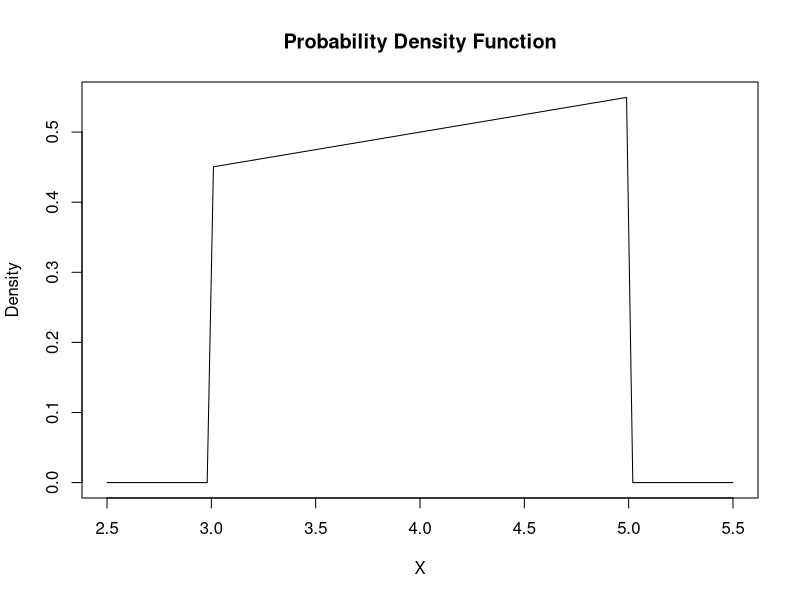

This chart was generated by the following R code:
# Define the density function
f <- function(x) {
  ifelse(x >= 3 & x <= 5, 0.05 * x + 0.3, 0)
}

# Graph the pdf
curve(f, from = 2.5, to = 5.5, ylab = "Density", xlab = "X", main = "Probability Density Function")

# Verify that the total area under the density curve is 1
area <- integrate(f, 3, 5)$value
area  # This should output 1

# Calculate P(X ≤ 4)
P_X_leq_4 <- integrate(f, 3, 4)$value

# Calculate P(X < 4)
P_X_lt_4 <- integrate(f, 3, 4)$value  # Same calculation since the interval does not include the point

# Print the probabilities
P_X_leq_4
P_X_lt_4

# Calculate P(3.5 ≤ X ≤ 4.5)
P_3_5_to_4_5 <- integrate(f, 3.5, 4.5)$value

# Calculate P(X > 4.5)
P_X_gt_4_5 <- integrate(f, 4.5, 5)$value  # Only integrate from 4.5 to 5, since density is 0 after 5

# Print the probabilities
P_3_5_to_4_5
P_X_gt_4_5

#-------------------------------------------------------------------------------
#
#-------------------------------------------------------------------------------
# Define parameters for the uniform distribution
A <- -8
B <- 8

# Function to compute P(X < x)
P_less_than <- function(x) {
  if (x < A) {
    return(0)
  } else if (x > B) {
    return(1)
  } else {
    return((x - A) / (B - A))
  }
}

# Function to compute P(a < X < b)
P_between <- function(a, b) {
  if (a < A) {
    a <- A
  }
  if (b > B) {
    b <- B
  }
  if (a >= b) {
    return(0)
  }
  return((b - a) / (B - A))
}

# (a) Compute P(X < 0)
prob_a <- P_less_than(0)
print(paste("P(X < 0):", prob_a))

# (b) Compute P(-4 < X < 4)
prob_b <- P_between(-4, 4)
print(paste("P(-4 < X < 4):", prob_b))

# (c) Compute P(-6 ≤ X ≤ 7)
prob_c <- P_between(-6, 7)
rounded_prob_c <- round(prob_c, 2)
print(paste("P(-6 ≤ X ≤ 7):", rounded_prob_c))

# (d) Compute P(k < X < k + 4) for k in (-8, 8)
# You can set any value of k that satisfies the condition
k <- -6  # Choose a value for k (e.g., k = -6)
prob_d <- P_between(k, k + 4)
rounded_prob_d <- round(prob_d, 2)
print(paste("P(k < X < k + 4):", rounded_prob_d))
#-------------------------------------------------------------------------------
#
#-------------------------------------------------------------------------------

